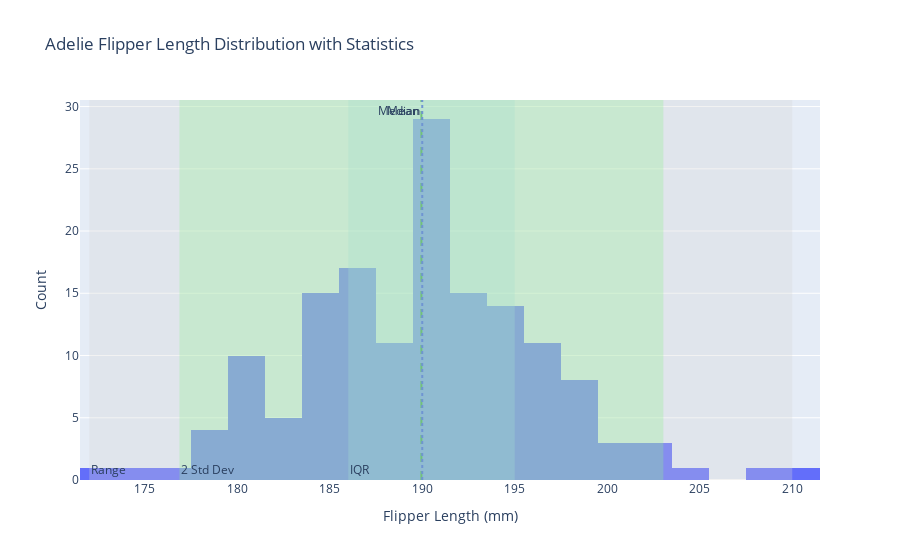
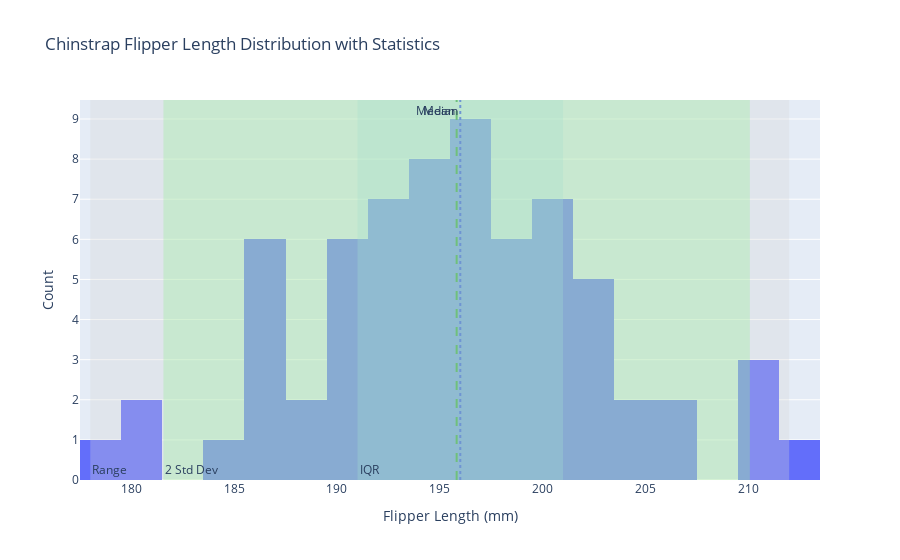
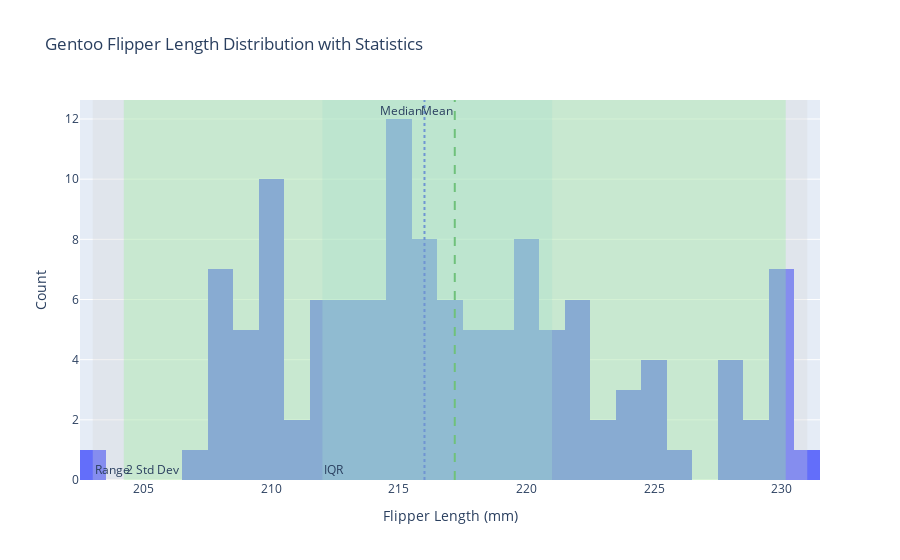

Write notebook code for charts like these, in order.
### Code cell
#Q1
import pandas as pd
import plotly.express as px
import plotly.graph_objects as go

# Load the penguins dataset
url = "https://raw.githubusercontent.com/mwaskom/seaborn-data/master/penguins.csv"
penguins = pd.read_csv(url)

# Drop rows with missing 'flipper_length_mm' or 'species'
penguins = penguins.dropna(subset=['flipper_length_mm', 'species'])

# Function to create histograms and add statistical markers (mean, median, range, IQR, 2 std deviations)
def plot_histogram_with_stats(df, species_name):
    # Filter by species
    species_df = df[df['species'] == species_name]
    
    # Calculate statistics
    mean_value = species_df['flipper_length_mm'].mean()
    median_value = species_df['flipper_length_mm'].median()
    min_value = species_df['flipper_length_mm'].min()
    max_value = species_df['flipper_length_mm'].max()
    std_value = species_df['flipper_length_mm'].std()
    q1 = species_df['flipper_length_mm'].quantile(0.25)
    q3 = species_df['flipper_length_mm'].quantile(0.75)
    
    # Create the histogram using Plotly Express
    fig = px.histogram(species_df, x='flipper_length_mm', nbins=30, title=f'{species_name} Flipper Length Distribution')
    
    # Add mean and median lines
    fig.add_vline(x=mean_value, line_dash="dash", line_color="green", annotation_text="Mean", annotation_position="top left")
    fig.add_vline(x=median_value, line_dash="dot", line_color="blue", annotation_text="Median", annotation_position="top left")

    # Add the range (min to max) as a shaded area
    fig.add_vrect(x0=min_value, x1=max_value, fillcolor="lightgray", opacity=0.3, line_width=0, annotation_text="Range", annotation_position="bottom left")
    
    # Add the interquartile range (IQR) as a shaded area
    fig.add_vrect(x0=q1, x1=q3, fillcolor="lightblue", opacity=0.3, line_width=0, annotation_text="IQR", annotation_position="bottom left")

    # Add the 2 standard deviations range around the mean as a shaded area
    fig.add_vrect(x0=mean_value - 2*std_value, x1=mean_value + 2*std_value, fillcolor="lightgreen", opacity=0.3, line_width=0, annotation_text="2 Std Dev", annotation_position="bottom left")
    
    # Update the layout and axis labels
    fig.update_layout(
        xaxis_title="Flipper Length (mm)",
        yaxis_title="Count",
        title=f"{species_name} Flipper Length Distribution with Statistics"
    )
    
    # Show the figure
    fig.show()

# Plot histograms for each species
for species in penguins['species'].unique():
    plot_histogram_with_stats(penguins, species)

### Figure 1 — Plotly figure (JSON) as saved in the notebook; plotly's stock layout.template omitted (floating-point values rounded to 4 significant figures; data arrays with more than 128 entries replaced by an {"elided": "..."} marker saying what was removed)
{"data": [{"alignmentgroup": "True", "bingroup": "x", "hovertemplate": "flipper_length_mm=%{x}<br>count=%{y}<extra></extra>", "legendgroup": "", "marker": {"color": "#636efa", "pattern": {"shape": ""}}, "name": "", "nbinsx": 30, "offsetgroup": "", "orientation": "v", "showlegend": false, "type": "histogram", "x": {"elided": "151 int values"}, "xaxis": "x", "yaxis": "y"}], "layout": {"annotations": [{"showarrow": false, "text": "Mean", "x": 190.0, "xanchor": "right", "xref": "x", "y": 1, "yanchor": "top", "yref": "y domain"}, {"showarrow": false, "text": "Median", "x": 190, "xanchor": "right", "xref": "x", "y": 1, "yanchor": "top", "yref": "y domain"}, {"showarrow": false, "text": "Range", "x": 172, "xanchor": "left", "xref": "x", "y": 0, "yanchor": "bottom", "yref": "y domain"}, {"showarrow": false, "text": "IQR", "x": 186, "xanchor": "left", "xref": "x", "y": 0, "yanchor": "bottom", "yref": "y domain"}, {"showarrow": false, "text": "2 Std Dev", "x": 176.9, "xanchor": "left", "xref": "x", "y": 0, "yanchor": "bottom", "yref": "y domain"}], "barmode": "relative", "legend": {"tracegroupgap": 0}, "shapes": [{"line": {"color": "green", "dash": "dash"}, "type": "line", "x0": 190.0, "x1": 190.0, "xref": "x", "y0": 0, "y1": 1, "yref": "y domain"}, {"line": {"color": "blue", "dash": "dot"}, "type": "line", "x0": 190, "x1": 190, "xref": "x", "y0": 0, "y1": 1, "yref": "y domain"}, {"fillcolor": "lightgray", "line": {"width": 0}, "opacity": 0.3, "type": "rect", "x0": 172, "x1": 210, "xref": "x", "y0": 0, "y1": 1, "yref": "y domain"}, {"fillcolor": "lightblue", "line": {"width": 0}, "opacity": 0.3, "type": "rect", "x0": 186, "x1": 195, "xref": "x", "y0": 0, "y1": 1, "yref": "y domain"}, {"fillcolor": "lightgreen", "line": {"width": 0}, "opacity": 0.3, "type": "rect", "x0": 176.9, "x1": 203.0, "xref": "x", "y0": 0, "y1": 1, "yref": "y domain"}], "title": {"text": "Adelie Flipper Length Distribution with Statistics"}, "xaxis": {"anchor": "y", "domain": [0, 1], "title": {"text": "Flipper Length (mm)"}}, "yaxis": {"anchor": "x", "domain": [0, 1], "title": {"text": "Count"}}}}

### Figure 2 — Plotly figure (JSON) as saved in the notebook; plotly's stock layout.template omitted (floating-point values rounded to 4 significant figures)
{"data": [{"alignmentgroup": "True", "bingroup": "x", "hovertemplate": "flipper_length_mm=%{x}<br>count=%{y}<extra></extra>", "legendgroup": "", "marker": {"color": "#636efa", "pattern": {"shape": ""}}, "name": "", "nbinsx": 30, "offsetgroup": "", "orientation": "v", "showlegend": false, "type": "histogram", "x": [192, 196, 193, 188, 197, 198, 178, 197, 195, 198, 193, 194, 185, 201, 190, 201, 197, 181, 190, 195, 181, 191, 187, 193, 195, 197, 200, 200, 191, 205, 187, 201, 187, 203, 195, 199, 195, 210, 192, 205, 210, 187, 196, 196, 196, 201, 190, 212, 187, 198, 199, 201, 193, 203, 187, 197, 191, 203, 202, 194, 206, 189, 195, 207, 202, 193, 210, 198], "xaxis": "x", "yaxis": "y"}], "layout": {"annotations": [{"showarrow": false, "text": "Mean", "x": 195.8, "xanchor": "right", "xref": "x", "y": 1, "yanchor": "top", "yref": "y domain"}, {"showarrow": false, "text": "Median", "x": 196, "xanchor": "right", "xref": "x", "y": 1, "yanchor": "top", "yref": "y domain"}, {"showarrow": false, "text": "Range", "x": 178, "xanchor": "left", "xref": "x", "y": 0, "yanchor": "bottom", "yref": "y domain"}, {"showarrow": false, "text": "IQR", "x": 191, "xanchor": "left", "xref": "x", "y": 0, "yanchor": "bottom", "yref": "y domain"}, {"showarrow": false, "text": "2 Std Dev", "x": 181.6, "xanchor": "left", "xref": "x", "y": 0, "yanchor": "bottom", "yref": "y domain"}], "barmode": "relative", "legend": {"tracegroupgap": 0}, "shapes": [{"line": {"color": "green", "dash": "dash"}, "type": "line", "x0": 195.8, "x1": 195.8, "xref": "x", "y0": 0, "y1": 1, "yref": "y domain"}, {"line": {"color": "blue", "dash": "dot"}, "type": "line", "x0": 196, "x1": 196, "xref": "x", "y0": 0, "y1": 1, "yref": "y domain"}, {"fillcolor": "lightgray", "line": {"width": 0}, "opacity": 0.3, "type": "rect", "x0": 178, "x1": 212, "xref": "x", "y0": 0, "y1": 1, "yref": "y domain"}, {"fillcolor": "lightblue", "line": {"width": 0}, "opacity": 0.3, "type": "rect", "x0": 191, "x1": 201, "xref": "x", "y0": 0, "y1": 1, "yref": "y domain"}, {"fillcolor": "lightgreen", "line": {"width": 0}, "opacity": 0.3, "type": "rect", "x0": 181.6, "x1": 210.1, "xref": "x", "y0": 0, "y1": 1, "yref": "y domain"}], "title": {"text": "Chinstrap Flipper Length Distribution with Statistics"}, "xaxis": {"anchor": "y", "domain": [0, 1], "title": {"text": "Flipper Length (mm)"}}, "yaxis": {"anchor": "x", "domain": [0, 1], "title": {"text": "Count"}}}}

### Figure 3 — Plotly figure (JSON) as saved in the notebook; plotly's stock layout.template omitted (floating-point values rounded to 4 significant figures)
{"data": [{"alignmentgroup": "True", "bingroup": "x", "hovertemplate": "flipper_length_mm=%{x}<br>count=%{y}<extra></extra>", "legendgroup": "", "marker": {"color": "#636efa", "pattern": {"shape": ""}}, "name": "", "nbinsx": 30, "offsetgroup": "", "orientation": "v", "showlegend": false, "type": "histogram", "x": [211, 230, 210, 218, 215, 210, 211, 219, 209, 215, 214, 216, 214, 213, 210, 217, 210, 221, 209, 222, 218, 215, 213, 215, 215, 215, 216, 215, 210, 220, 222, 209, 207, 230, 220, 220, 213, 219, 208, 208, 208, 225, 210, 216, 222, 217, 210, 225, 213, 215, 210, 220, 210, 225, 217, 220, 208, 220, 208, 224, 208, 221, 214, 231, 219, 230, 214, 229, 220, 223, 216, 221, 221, 217, 216, 230, 209, 220, 215, 223, 212, 221, 212, 224, 212, 228, 218, 218, 212, 230, 218, 228, 212, 224, 214, 226, 216, 222, 203, 225, 219, 228, 215, 228, 216, 215, 210, 219, 208, 209, 216, 229, 213, 230, 217, 230, 217, 222, 214, 215, 222, 212, 213], "xaxis": "x", "yaxis": "y"}], "layout": {"annotations": [{"showarrow": false, "text": "Mean", "x": 217.2, "xanchor": "right", "xref": "x", "y": 1, "yanchor": "top", "yref": "y domain"}, {"showarrow": false, "text": "Median", "x": 216, "xanchor": "right", "xref": "x", "y": 1, "yanchor": "top", "yref": "y domain"}, {"showarrow": false, "text": "Range", "x": 203, "xanchor": "left", "xref": "x", "y": 0, "yanchor": "bottom", "yref": "y domain"}, {"showarrow": false, "text": "IQR", "x": 212, "xanchor": "left", "xref": "x", "y": 0, "yanchor": "bottom", "yref": "y domain"}, {"showarrow": false, "text": "2 Std Dev", "x": 204.2, "xanchor": "left", "xref": "x", "y": 0, "yanchor": "bottom", "yref": "y domain"}], "barmode": "relative", "legend": {"tracegroupgap": 0}, "shapes": [{"line": {"color": "green", "dash": "dash"}, "type": "line", "x0": 217.2, "x1": 217.2, "xref": "x", "y0": 0, "y1": 1, "yref": "y domain"}, {"line": {"color": "blue", "dash": "dot"}, "type": "line", "x0": 216, "x1": 216, "xref": "x", "y0": 0, "y1": 1, "yref": "y domain"}, {"fillcolor": "lightgray", "line": {"width": 0}, "opacity": 0.3, "type": "rect", "x0": 203, "x1": 231, "xref": "x", "y0": 0, "y1": 1, "yref": "y domain"}, {"fillcolor": "lightblue", "line": {"width": 0}, "opacity": 0.3, "type": "rect", "x0": 212, "x1": 221, "xref": "x", "y0": 0, "y1": 1, "yref": "y domain"}, {"fillcolor": "lightgreen", "line": {"width": 0}, "opacity": 0.3, "type": "rect", "x0": 204.2, "x1": 230.2, "xref": "x", "y0": 0, "y1": 1, "yref": "y domain"}], "title": {"text": "Gentoo Flipper Length Distribution with Statistics"}, "xaxis": {"anchor": "y", "domain": [0, 1], "title": {"text": "Flipper Length (mm)"}}, "yaxis": {"anchor": "x", "domain": [0, 1], "title": {"text": "Count"}}}}
